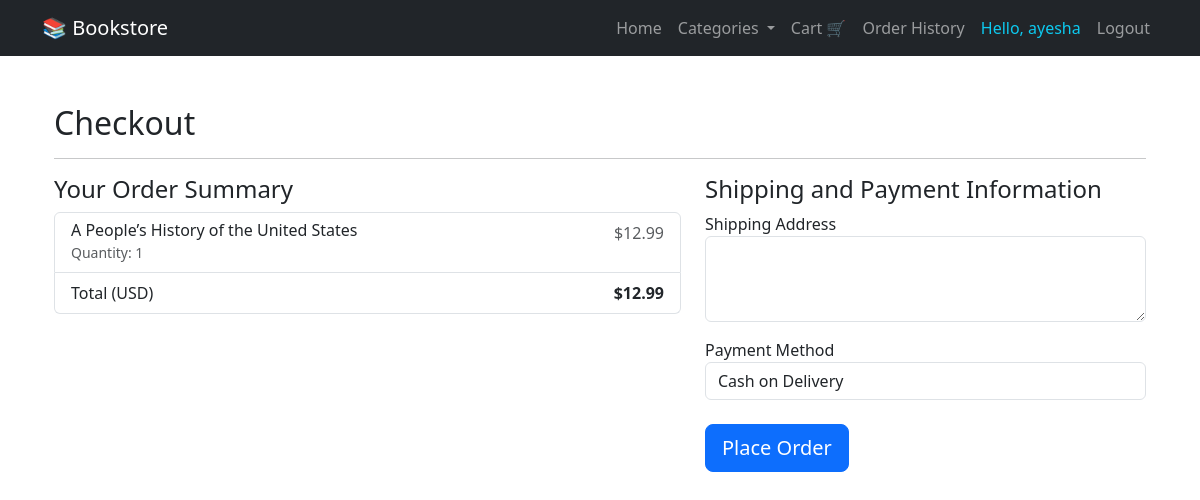
Page /checkout (signed in) on the committed database.
### app/models.py (models this page shows, shortened)
class User(db.Model, UserMixin):
    id = db.Column(db.Integer, primary_key=True)
    username = db.Column(db.String(150), nullable=False, unique=True)
    email = db.Column(db.String(150), nullable=False, unique=True)
    password = db.Column(db.String(150), nullable=False)
    is_admin = db.Column(db.Boolean, default=False)
    cart_items = db.relationship('CartItem', backref='user', lazy=True)
    orders = db.relationship('Order', backref='user', lazy=True)
    reviews = db.relationship('Review', backref='user', lazy=True)

class CartItem(db.Model):
    id = db.Column(db.Integer, primary_key=True)
    user_id = db.Column(db.Integer, db.ForeignKey('user.id'), nullable=False)
    book_id = db.Column(db.Integer, db.ForeignKey('book.id'), nullable=False)
    quantity = db.Column(db.Integer, default=1, nullable=False)
    @property
    def total_price(self):
        return self.quantity * self.book.price if self.book else 0.0

class Book(db.Model):
    id = db.Column(db.Integer, primary_key=True)
    title = db.Column(db.String(100), nullable=False)
    author = db.Column(db.String(100))
    genre = db.Column(db.String(50))
    price = db.Column(db.Float)
    cart_items = db.relationship('CartItem', backref='book', lazy=True)
    order_items = db.relationship('OrderItem', backref='book', lazy=True)
    reviews = db.relationship('Review', backref='book', lazy=True)

### app/routes.py (the view, shortened to what this page needs)
@main.route("/checkout", methods=['GET', 'POST'])
@login_required
def checkout():
    cart_items = CartItem.query.filter_by(user_id=current_user.id).all()
    if not cart_items:
        flash('Your cart is empty. Please add items before checking out.', 'warning')
        return redirect(url_for('main.cart'))
    form = CheckoutForm()
    easypaisa_details = {
        'account_name': 'Book_Store - Najaf Riaz',
        'account_number': '0327-6505465' # Replace with actual EasyPaisa account number
    }
    total_cart_price = sum(item.total_price for item in cart_items)
    return render_template(
        'checkout.html',
        title='Checkout',
        form=form,
        cart_items=cart_items,
        total_cart_price=total_cart_price,
        easypaisa_details=easypaisa_details
    )

### app/forms.py
class CheckoutForm(FlaskForm):
    shipping_address = TextAreaField('Shipping Address', validators=[DataRequired(), Length(min=10, max=500)])
    payment_method = SelectField(
        'Payment Method',
        choices=[
            ('cash_on_delivery', 'Cash on Delivery'),
            ('easypaisa_transfer', 'EasyPaisa Transfer')
        ],
        validators=[DataRequired()]
    )
    submit = SubmitField('Place Order')

### app/__init__.py (called while the page is built)
def create_app():
    app = Flask(__name__)
    app.config.from_object('config.Config')
    db.init_app(app)
    login_manager.init_app(app)
    bcrypt.init_app(app)
    migrate.init_app(app, db)  # <-- initialize migrate with app and db
    login_manager.login_view = 'main.login'
    login_manager.login_message_category = 'info'
    from .routes import main
    app.register_blueprint(main)
    from app.models import User  # import User model for login_manager
    @login_manager.user_loader
    def load_user(user_id):
        return User.query.get(int(user_id))
    return app

### app/templates/checkout.html (shortened to what this page needs)
{% extends "base.html" %}
{% block content %}
    <div class="container mt-5">
        <h2>Checkout</h2>
        <hr>
        <div class="row">
            <div class="col-md-7">
                <h4>Your Order Summary</h4>
                {% if cart_items %}
                    <ul class="list-group mb-3">
                        {% for item in cart_items %}
                            <li class="list-group-item d-flex justify-content-between lh-condensed">
                                <div>
                                    <h6 class="my-0">{{ item.book.title }}</h6>
                                    <small class="text-muted">Quantity: {{ item.quantity }}</small>
                                </div>
                                <span class="text-muted">${{ "%.2f"|format(item.total_price) }}</span>
                            </li>
                        {% endfor %}
                        <li class="list-group-item d-flex justify-content-between">
                            <span>Total (USD)</span>
                            <strong>${{ "%.2f"|format(total_cart_price) }}</strong>
                        </li>
                    </ul>
                {% else %}
                    <p>Your cart is empty.</p>
                {% endif %}
            </div>
            <div class="col-md-5">
                <h4>Shipping and Payment Information</h4>
                <form method="POST" action="" id="checkoutForm">
                    <div class="form-group mb-3">
                        {{ form.shipping_address.label(class="form-control-label") }}
                        {{ form.shipping_address(class="form-control", rows="3") }}
                    </div>
                    <div class="form-group mb-3">
                        {{ form.payment_method.label(class="form-control-label") }}
                        {{ form.payment_method(class="form-control", id="paymentMethodSelect") }}
                    </div>
                    <div class="form-group mt-4">
                        {{ form.submit(class="btn btn-primary btn-lg btn-block") }}
                    </div>
                </form>
            </div>
        </div>
    </div>
{% endblock content %}

### app/templates/base.html (shortened to what this page needs)
<!DOCTYPE html>
<html lang="en">
<head>
  <link href="https://cdn.jsdelivr.net/npm/bootstrap@5.3.0/dist/css/bootstrap.min.css" rel="stylesheet" />
</head>
<body>
  <nav class="navbar navbar-expand-lg navbar-dark bg-dark mb-4">
    <div class="container">
      <a class="navbar-brand" href="{{ url_for('main.home') }}">📚 Bookstore</a>
      <div class="collapse navbar-collapse" id="navbarNav">
        <ul class="navbar-nav ms-auto">
          <li class="nav-item">
            <a class="nav-link" href="{{ url_for('main.home') }}">Home</a>
          </li>
          <li class="nav-item dropdown">
            <a class="nav-link dropdown-toggle" href="#" id="navbarDropdown" role="button" data-bs-toggle="dropdown">
              Categories
            </a>
          </li>
          <li class="nav-item">
            <a class="nav-link" href="{{ url_for('main.cart') }}">Cart 🛒</a>
          </li>
          {% if current_user.is_authenticated %}
            <li class="nav-item">
              <a class="nav-link" href="{{ url_for('main.order_history') }}">Order History</a>
            </li>
            <li class="nav-item">
              <span class="nav-link text-info">Hello, {{ current_user.username }}</span>
            </li>
            <li class="nav-item">
              <a class="nav-link" href="{{ url_for('main.logout') }}">Logout</a>
            </li>
          {% endif %}
        </ul>
      </div>
    </div>
  </nav>
  <div class="container">
    {% block content %}{% endblock %}
  </div>
</body>
</html>

### rows in the picture
User: username "ayesha"
CartItem: book "A People’s History of the United States", quantity "1", total_price "12.99"

### other values in the picture
{{ "%.2f"|format(total_cart_price) }} "12.99"
